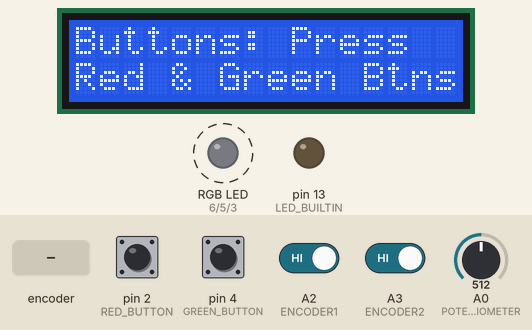
Recording of a program running on a simulated Arduino Uno, built with avr-gcc and run on an emulated ATmega328P. Shown: 16×2 character LCD, an RGB LED mixed from three pins (HIGH = lit), output pins drawn as LEDs (lit = HIGH). Dashed ring = blinking. The inputs (shaded band) are chosen by the test bench; at power-on: A2 (ENCODER1), A3 (ENCODER2), pin 2 (RED_BUTTON), pin 4 (GREEN_BUTTON) HIGH, A0 (POTENTIOMETER) = 512.

Above: at 8.1 s.
8.2 s: pin 2 (RED_BUTTON) pulled LOW for 0.2 s
At 9.2 s:
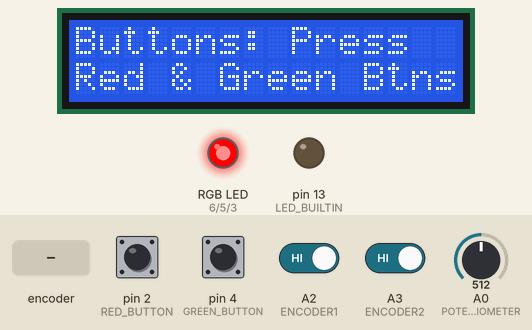
9.9 s: pin 4 (GREEN_BUTTON) pulled LOW for 0.2 s
At 12.1 s:
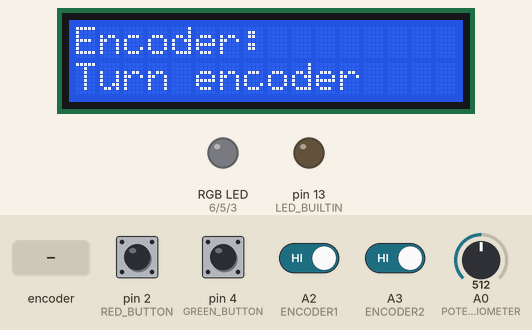
12.4 s: rotary encoder on A3 (ENCODER2) / A2 (ENCODER1) turned 3 steps (first pin leading)
At 12.65 s:
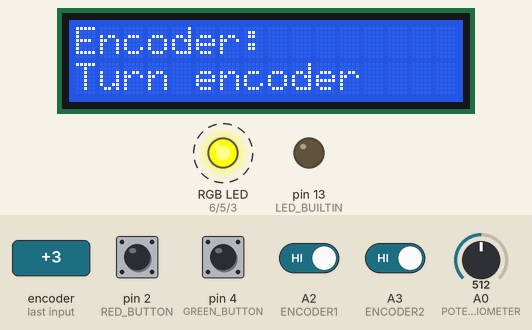
14.5 s: rotary encoder on A3 (ENCODER2) / A2 (ENCODER1) turned 1 step (first pin leading)
At 16.3 s:
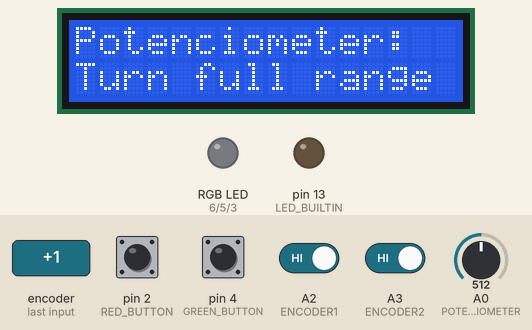
Timing chart, 0 to 17.8 s (numbered marks = the images above; inputs shaded):
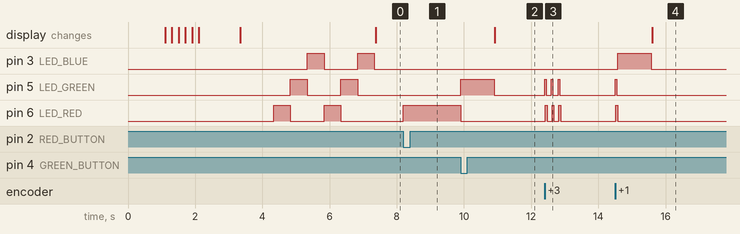

Measured:
- after the input at 8.2 s, pin 6 (LED_RED): LOW → HIGH at once
- after the input at 9.9 s, pin 5 (LED_GREEN): LOW → HIGH at once, → LOW 1.0 s later; pin 6 (LED_RED): HIGH → LOW at once; the display: changes after 1.0 s (image 2)
- after the input at 12.4 s, pin 5 (LED_GREEN), pin 6 (LED_RED): alternates HIGH for 0.05 s and LOW for 0.15 s, 6 changes in all, then stays LOW, starting at once
- after the input at 14.5 s, pin 3 (LED_BLUE): LOW → HIGH after 0.08 s, → LOW 1.0 s later; pin 5 (LED_GREEN), pin 6 (LED_RED): LOW → HIGH at once, → LOW 0.05 s later; the display: changes after 1.1 s (image 4)

The program:

main.cpp
```cpp
#include <Arduino.h>
#include <Wire.h>
#include <LiquidCrystal_I2C.h>
#include <OneWire.h>
#include <DallasTemperature.h>

LiquidCrystal_I2C lcd(0x27,16,2);

OneWire oneWire(A1);
DallasTemperature sensors(&oneWire);

#define LED_RED 6
#define LED_GREEN 5
#define LED_BLUE 3

#define RED_BUTTON 2
#define GREEN_BUTTON 4

#define ENCODER1 A2
#define ENCODER2 A3

#define POTENTIOMETER A0

volatile bool redPressed = false;

void setRedPressed()
{
  redPressed = true;
}

void initLCD()
{
  lcd.init();
  lcd.clear();
  lcd.backlight();
}

void testLCD()
{
  lcd.print("LCD Test");
  lcd.setCursor(1, 1);
  lcd.print("Wait & watch");
  delay(1000);
  for (int i = 0; i < 3; i++)
  {
    lcd.noBacklight();
    delay(200);
    lcd.backlight();
    delay(200);
  }
  delay(1000);
  lcd.clear();
}

void initRGB()
{

  pinMode(LED_RED, OUTPUT);
  pinMode(LED_GREEN, OUTPUT);
  pinMode(LED_BLUE, OUTPUT);
}

void testRGB()
{
  lcd.print("RGB LED Test");
  lcd.setCursor(0, 1);
  lcd.print("Check R>G>B>R>..");

  delay(1000);
  const int time = 500;

  for (int i = 0; i < 2; i++)
  {
    digitalWrite(LED_RED, HIGH);
    delay(time);
    digitalWrite(LED_RED, LOW);
    digitalWrite(LED_GREEN, HIGH);
    delay(time);
    digitalWrite(LED_GREEN, LOW);
    digitalWrite(LED_BLUE, HIGH);
    delay(time);
    digitalWrite(LED_BLUE, LOW);
  }
  lcd.clear();
}

void initButtons()
{
  pinMode(RED_BUTTON, INPUT_PULLUP);
  pinMode(GREEN_BUTTON, INPUT_PULLUP);
}

void testButtons1()
{
  lcd.print("Buttons: Press");
  lcd.setCursor(0, 1);
  lcd.print("Red & Green Btns");
  delay(1000);
  int b1 = HIGH;
  int b2 = HIGH;
  while ((b1 == HIGH) || (b2 == HIGH))
  {
    b1 = digitalRead(RED_BUTTON);
    if (b1 == LOW)
      digitalWrite(LED_RED, HIGH);
    else
      digitalWrite(LED_RED, LOW);

    b2 = digitalRead(GREEN_BUTTON);
    if (b2 == LOW)
      digitalWrite(LED_GREEN, HIGH);
    else
      digitalWrite(LED_GREEN, LOW);
  }
  digitalWrite(LED_RED, LOW);
  digitalWrite(LED_GREEN, LOW);
  digitalWrite(LED_BLUE, HIGH);
  while ((b1 == LOW) || (b2 == LOW))
  {
    b1 = digitalRead(RED_BUTTON);
    b2 = digitalRead(GREEN_BUTTON);
  }
  digitalWrite(LED_BLUE, LOW);
  lcd.clear();
}

void testButtons2()
{
  lcd.print("Buttons: Press");
  lcd.setCursor(0, 1);
  lcd.print("Red & Green Btns");
  bool redPressed = false;
  bool greenPressed = false;

  while (!redPressed || !greenPressed)
  {
    if (digitalRead(RED_BUTTON) == LOW)
    {
      redPressed = true;
      digitalWrite(LED_RED, HIGH);
      digitalWrite(LED_GREEN, LOW);
    }
    if (digitalRead(GREEN_BUTTON) == LOW)
    {
      greenPressed = true;
      digitalWrite(LED_GREEN, HIGH);
      digitalWrite(LED_RED, LOW);
    }
  }

  delay(1000);
  digitalWrite(LED_RED, LOW);
  digitalWrite(LED_GREEN, LOW);
  lcd.clear();
}

void initEncoder()
{
  pinMode(ENCODER1, INPUT_PULLUP);
  pinMode(ENCODER2, INPUT_PULLUP);
}

void testEncoder()
{
  lcd.print("Encoder: ");
  lcd.setCursor(0, 1);
  lcd.print("Turn encoder");
  //delay(1000);
  int state1 = digitalRead(ENCODER1);
  int state2 = digitalRead(ENCODER2);
  int counter1 = 0, counter2 = 0;
  int e1, e2;
  while (counter1 < 4 || counter2 < 4)
  {
    e1 = digitalRead(ENCODER1);
    if (e1 == LOW)
      digitalWrite(LED_RED, HIGH);
    else
      digitalWrite(LED_RED, LOW);

    e2 = digitalRead(ENCODER2);
    if (e2 == LOW)
      digitalWrite(LED_GREEN, HIGH);
    else
      digitalWrite(LED_GREEN, LOW);

    if (state1 != e1)
    {
      if (state1 == LOW & e1 == HIGH)
      {
        counter1++;
      }
      state1 = e1;
    }

    if (state2 != e2)
    {
      if (state2 == LOW & e2 == HIGH)
      {
        counter2++;
      }
      state2 = e2;
    }
  }
  digitalWrite(LED_RED, LOW);
  digitalWrite(LED_GREEN, LOW);
  digitalWrite(LED_BLUE, HIGH);
  delay(1000);
  digitalWrite(LED_BLUE, LOW);

  lcd.clear();
}

void testPotencjometer()
{
  lcd.print("Potenciometer: ");
  lcd.setCursor(0, 1);
  lcd.print("Turn full range");

  int refval = analogRead(POTENTIOMETER);
  int val = refval;
  while (refval - 10 < val & val < refval + 10)
  {
    val = analogRead(POTENTIOMETER);
  }

  int min = val;
  int max = val;

  lcd.clear();
  lcd.print("Potentiometer");
  while (min > 100 || max < 1023 - 100)
  {
    val = analogRead(POTENTIOMETER); // read the input pin
    //Serial.println(val);
    lcd.setCursor(5, 1);
    lcd.print("ADC =     ");
    lcd.setCursor(11, 1);
    lcd.print(val);

    if (val < min)
    {
      min = val;
    }

    if (val > max)
    {
      max = val;
    }

    delay(20);
  }
  digitalWrite(LED_BLUE, HIGH);
  delay(1000);
  digitalWrite(LED_BLUE, LOW);
  lcd.clear();
}

void initSensors()
{
  sensors.begin();
}

void testSensors()
{
  lcd.clear();
  lcd.print("Temp. 1|Temp. 2");
  lcd.setCursor(0, 1);
  lcd.print("Stop: Red Btn");
  delay(2000);
  lcd.clear();
  lcd.print("Temp. 1|Temp. 2");

  EIFR |= (1 << INTF0);
  attachInterrupt(digitalPinToInterrupt(RED_BUTTON), setRedPressed, FALLING);
  redPressed = false;
  while (redPressed == false)
  {
    sensors.requestTemperatures();
    float temp1 = sensors.getTempCByIndex(0);
    float temp2 = sensors.getTempCByIndex(1);
    lcd.setCursor(0, 1);
    lcd.print("                ");
    lcd.setCursor(0, 1);
    lcd.print(temp1);
    lcd.print("  |");
    lcd.print(temp2);

    Serial.print("Temp. 1 = ");
    Serial.print(temp1);
    Serial.print(" Temp. 2 = ");
    Serial.println(temp2);
  }
  detachInterrupt(digitalPinToInterrupt(RED_BUTTON));
  digitalWrite(LED_BLUE, HIGH);
  delay(1000);
  digitalWrite(LED_BLUE, LOW);
  lcd.clear();
}

void setup()
{
  pinMode(LED_BUILTIN, OUTPUT);
  Serial.begin(9600);

  initLCD();
  initRGB();
  initButtons();
  initEncoder();
  initSensors();

  testLCD();
  testRGB();
  testButtons2();
  testEncoder();
  testPotencjometer();
  testSensors();

  lcd.print("Test finished :)");
  lcd.setCursor(0, 1);
  lcd.print("Reset: Black Btn");

  delay(5000);
  lcd.clear();
  lcd.noBacklight();
}

void loop()
{
  digitalWrite(LED_BUILTIN, HIGH); // turn the LED on (HIGH is the voltage level)
  delay(100);                      // wait for a second
  digitalWrite(LED_BUILTIN, LOW);  // turn the LED off by making the voltage LOW
  delay(900);
}
```
